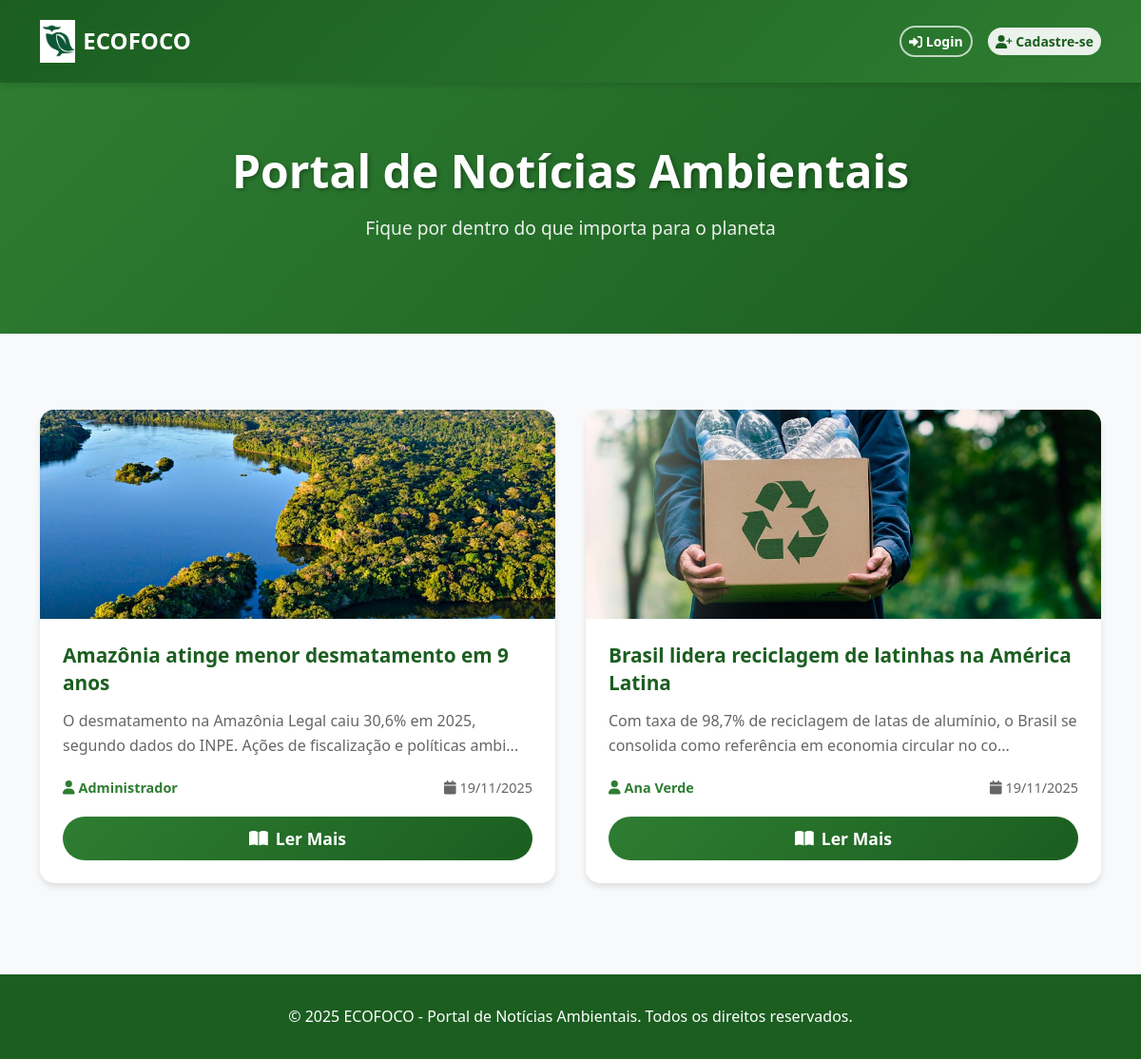
The page / on the database its author committed.
### tables this page shows
CREATE TABLE noticias (
    id INT AUTO_INCREMENT PRIMARY KEY,
    titulo VARCHAR(200) NOT NULL,
    noticia TEXT NOT NULL,
    data DATETIME DEFAULT CURRENT_TIMESTAMP,
    autor INT NOT NULL,
    imagem VARCHAR(255),
    FOREIGN KEY (autor) REFERENCES usuarios(id) ON DELETE CASCADE
);

CREATE TABLE usuarios (
    id INT AUTO_INCREMENT PRIMARY KEY,
    nome VARCHAR(100) NOT NULL,
    email VARCHAR(150) UNIQUE NOT NULL,
    senha VARCHAR(255) NOT NULL,
    tipo ENUM('admin', 'user') DEFAULT 'user',
    criado_em DATETIME DEFAULT CURRENT_TIMESTAMP
);

### funcoes.php (called while the page is built, shortened)
<?php
function estaLogado() {
    return isset($_SESSION['usuario_id']);
}
function resumir($texto, $limite = 150) {
    return strlen($texto) > $limite ? substr($texto, 0, $limite) . '...' : $texto;
}
?>

### index.php (the view, shortened to what this page needs)
<?php
require 'conexao.php';
require 'funcoes.php';
?>
<!DOCTYPE html>
<html lang="pt-BR">
<head>
    <link href="bootstrap/css/bootstrap.min.css" rel="stylesheet">
    <link href="https://cdnjs.cloudflare.com/ajax/libs/font-awesome/6.5.0/css/all.min.css" rel="stylesheet">
    <link href="style.css" rel="stylesheet">
</head>
<body>
    <nav class="navbar navbar-expand-lg navbar-dark">
        <div class="container">
            <a class="navbar-brand d-flex align-items-center" href="index.php">
                <img src="imagens/coruja.PNG" alt="Logo ECOFOCO" style="height: 45px; width: auto;" class="me-2">
                <span>ECOFOCO</span>
            </a>
            <div class="ms-auto d-flex align-items-center gap-2">
                <?php if (estaLogado()): ?>
                    <?php if (ehAdmin()): ?>
                        <a href="dashboard.php" class="btn btn-outline-light btn-sm">
                            <i class="fas fa-tachometer-alt me-1"></i><span>Painel</span>
                        </a>
                        <a href="nova_noticia.php" class="btn btn-light btn-sm">
                            <i class="fas fa-plus me-1"></i><span>Nova Notícia</span>
                        </a>
                    <?php else: ?>
                        <a href="dashboard.php" class="btn btn-outline-light btn-sm">
                            <i class="fas fa-user me-1"></i><span>Meu Perfil</span>
                        </a>
                    <?php endif; ?>
                    <a href="logout.php" class="btn btn-outline-light btn-sm">
                        <i class="fas fa-sign-out-alt me-1"></i><span>Sair</span>
                    </a>
                <?php else: ?>
                    <a href="login.php" class="btn btn-outline-light btn-sm">
                        <i class="fas fa-sign-in-alt me-1"></i><span>Login</span>
                    </a>
                    <a href="cadastro.php" class="btn btn-light btn-sm">
                        <i class="fas fa-user-plus me-1"></i><span>Cadastre-se</span>
                    </a>
                <?php endif; ?>
            </div>
        </div>
    </nav>
    <section class="hero-section">
        <div class="container">
            <h1 class="hero-title">Portal de Notícias Ambientais</h1>
            <p class="hero-subtitle">Fique por dentro do que importa para o planeta</p>
        </div>
    </section>
    <div class="container">
        <div class="news-grid">
            <?php
            $stmt = $pdo->query("SELECT n.*, u.nome AS autor_nome FROM noticias n JOIN usuarios u ON n.autor = u.id ORDER BY n.data DESC");
            while ($noticia = $stmt->fetch(PDO::FETCH_ASSOC)):
            ?>
                <div class="news-card">
                    <?php if ($noticia['imagem'] && file_exists($noticia['imagem'])): ?>
                        <img src="<?= htmlspecialchars($noticia['imagem']) ?>" class="news-image" alt="<?= htmlspecialchars($noticia['titulo']) ?>">
                    <?php endif; ?>
                    <div class="news-card-body">
                        <h3 class="news-title"><?= htmlspecialchars($noticia['titulo']) ?></h3>
                        <p class="news-excerpt"><?= htmlspecialchars(resumir($noticia['noticia'], 120)) ?></p>
                        <div class="news-meta">
                            <span class="news-author">
                                <i class="fas fa-user me-1"></i><?= htmlspecialchars($noticia['autor_nome']) ?>
                            </span>
                            <span class="news-date">
                                <i class="fas fa-calendar me-1"></i><?= date('d/m/Y', strtotime($noticia['data'])) ?>
                            </span>
                        </div>
                        <a href="noticia.php?id=<?= $noticia['id'] ?>" class="btn btn-primary w-100">
                            <i class="fas fa-book-open me-2"></i>Ler Mais
                        </a>
                    </div>
                </div>
            <?php endwhile; ?>
        </div>
    </div>
    <footer class="footer">
        <div class="container">
            <p class="mb-0">&copy; <?= date('Y') ?> ECOFOCO - Portal de Notícias Ambientais. Todos os direitos reservados.</p>
        </div>
    </footer>
</body>
</html>

### style.css (style rules this page uses)
:root { --primary-color: #2e7d32; --primary-dark: #1b5e20; --primary-light: #4caf50; --accent-color: #388e3c; --text-dark: #333; --text-light: #666; --bg-light: #f8f9fa; --white: #ffffff; --shadow: 0 4px 6px rgba(0, 0, 0, 0.1); --shadow-hover: 0 8px 15px rgba(0, 0, 0, 0.15); }
* { margin: 0; padding: 0; box-sizing: border-box; }
body { font-family: 'Segoe UI', Tahoma, Geneva, Verdana, sans-serif; line-height: 1.6; color: var(--text-dark); background-color: var(--bg-light); }
.navbar { background: linear-gradient(135deg, var(--primary-dark), var(--primary-color)) !important; box-shadow: var(--shadow); padding: 1rem 0; }
.navbar-brand { font-weight: 700; font-size: 1.5rem; color: var(--white) !important; }
.navbar-brand img { transition: transform 0.3s ease; }
.navbar .btn { border-radius: 25px; font-weight: 600; transition: all 0.3s ease; margin-left: 0.5rem; }
.navbar .btn-outline-light { border: 2px solid rgba(255, 255, 255, 0.7); color: white; }
.navbar .btn-light { background: rgba(255, 255, 255, 0.9); color: var(--primary-dark); border: none; }
.hero-section { background: linear-gradient(135deg, var(--primary-color), var(--primary-dark)); color: white; padding: 4rem 0; text-align: center; margin-bottom: 3rem; }
.hero-title { font-size: 3rem; font-weight: 700; margin-bottom: 1rem; text-shadow: 2px 2px 4px rgba(0, 0, 0, 0.3); }
.hero-subtitle { font-size: 1.2rem; opacity: 0.9; margin-bottom: 2rem; }
.news-grid { display: grid; grid-template-columns: repeat(auto-fit, minmax(350px, 1fr)); gap: 2rem; padding: 2rem 0; }
.news-card { background: var(--white); border-radius: 15px; overflow: hidden; box-shadow: var(--shadow); transition: all 0.3s ease; border: none; }
.news-image { width: 100%; height: 220px; object-fit: cover; transition: transform 0.3s ease; }
.news-card-body { padding: 1.5rem; }
.news-title { font-size: 1.3rem; font-weight: 700; color: var(--primary-dark); margin-bottom: 0.8rem; line-height: 1.4; }
.news-excerpt { color: var(--text-light); margin-bottom: 1.2rem; display: -webkit-box; -webkit-line-clamp: 3; -webkit-box-orient: vertical; overflow: hidden; }
.news-meta { display: flex; justify-content: space-between; align-items: center; margin-bottom: 1.2rem; font-size: 0.9rem; color: var(--text-light); }
.news-author { font-weight: 600; color: var(--primary-color); }
.news-date { color: var(--text-light); }
.news-card .btn { border-radius: 25px; font-weight: 600; padding: 0.6rem 1.5rem; transition: all 0.3s ease; }
.btn-primary { background: linear-gradient(135deg, var(--primary-color), var(--primary-dark)); border: none; border-radius: 10px; padding: 0.75rem 2rem; font-weight: 600; font-size: 1.1rem; transition: all 0.3s ease; }
.footer { background: var(--primary-dark); color: white; text-align: center; padding: 2rem 0; margin-top: 4rem; }

### rows shown on the page
noticias: imagem (picture), titulo "Amazônia atinge menor desmatamento em 9 anos", noticia "O desmatamento na Amazônia Legal caiu 30,6% em 2025, segundo dados do INPE. Ações de fiscalização e políticas ambi...", autor.nome "Administrador", data "19/11/2025"
noticias: imagem (picture), titulo "Brasil lidera reciclagem de latinhas na América Latina", noticia "Com taxa de 98,7% de reciclagem de latas de alumínio, o Brasil se consolida como referência em economia circular no co...", autor.nome "Ana Verde", data "19/11/2025"
